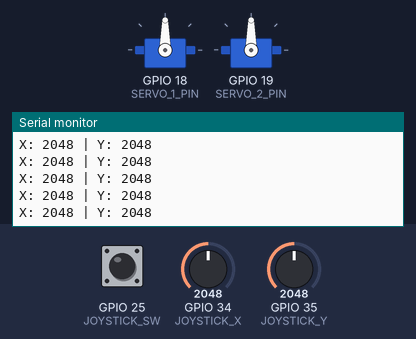
The sketch below on a simulated ESP32. On the bench: 2 × servo, the last lines printed to the serial monitor. Inputs (shaded band) come from the test bench; at power-on: GPIO 25 (JOYSTICK_SW) HIGH, GPIO 34 (JOYSTICK_X) = 2048, GPIO 35 (JOYSTICK_Y) = 2048 (analog values on the 0–4095 scale).

Above: at 1.2 s.
1.3 s: GPIO 25 (JOYSTICK_SW) pulled LOW for 0.15 s
At 1.31 s:
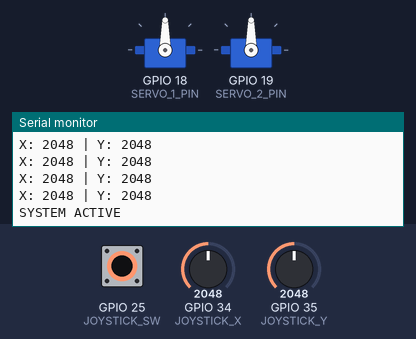
2.9 s: GPIO 25 (JOYSTICK_SW) pulled LOW for 1 s
At 2.92 s:
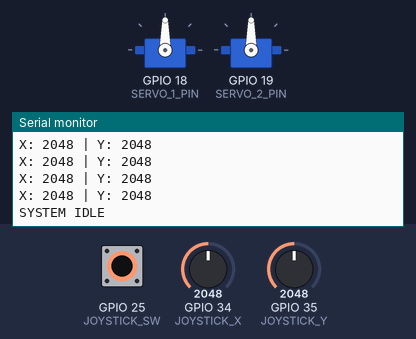

The sketch:

firmware.ino
```cpp
#include <ESP32Servo.h>


#define SERVO_1_PIN 18
#define SERVO_2_PIN 19

#define JOYSTICK_X 34
#define JOYSTICK_Y 35
#define JOYSTICK_SW 25


Servo servo1;
Servo servo2;


const int SERVO_1_HOME = 90;
const int SERVO_2_HOME = 90;


const int DEADZONE = 700;
const int ADC_CENTER = 2048;

bool buttonPressed = false;
bool lastButtonState = HIGH;


void setup() {
  Serial.begin(115200);

  pinMode(JOYSTICK_SW, INPUT_PULLUP);

  analogReadResolution(12);

  servo1.setPeriodHertz(50);
  servo2.setPeriodHertz(50);

  servo1.attach(SERVO_1_PIN, 1000, 2000);
  servo2.attach(SERVO_2_PIN, 1000, 2000);

  servo1.write(SERVO_1_HOME);
  servo2.write(SERVO_2_HOME);

}


void readJoystick() {
  int x = analogRead(JOYSTICK_X);
  int y = analogRead(JOYSTICK_Y);

  Serial.print("X: ");
  Serial.print(x);

  Serial.print(" | Y: ");
  Serial.println(y);
}


void readButton() {
  bool currentState = digitalRead(JOYSTICK_SW);

  if (currentState == LOW && lastButtonState == HIGH) {
    buttonPressed = !buttonPressed;

    Serial.println(
      buttonPressed ? "SYSTEM ACTIVE" : "SYSTEM IDLE"
    );
  }

  lastButtonState = currentState;
}


void loop() {
  readJoystick();
  readButton();

  delay(100);
}
```

Measured:
- after the input at 1.3 s, the serial monitor: prints a new line at once (image 1)
- after the input at 2.9 s, the serial monitor: prints a new line at once (image 2)
